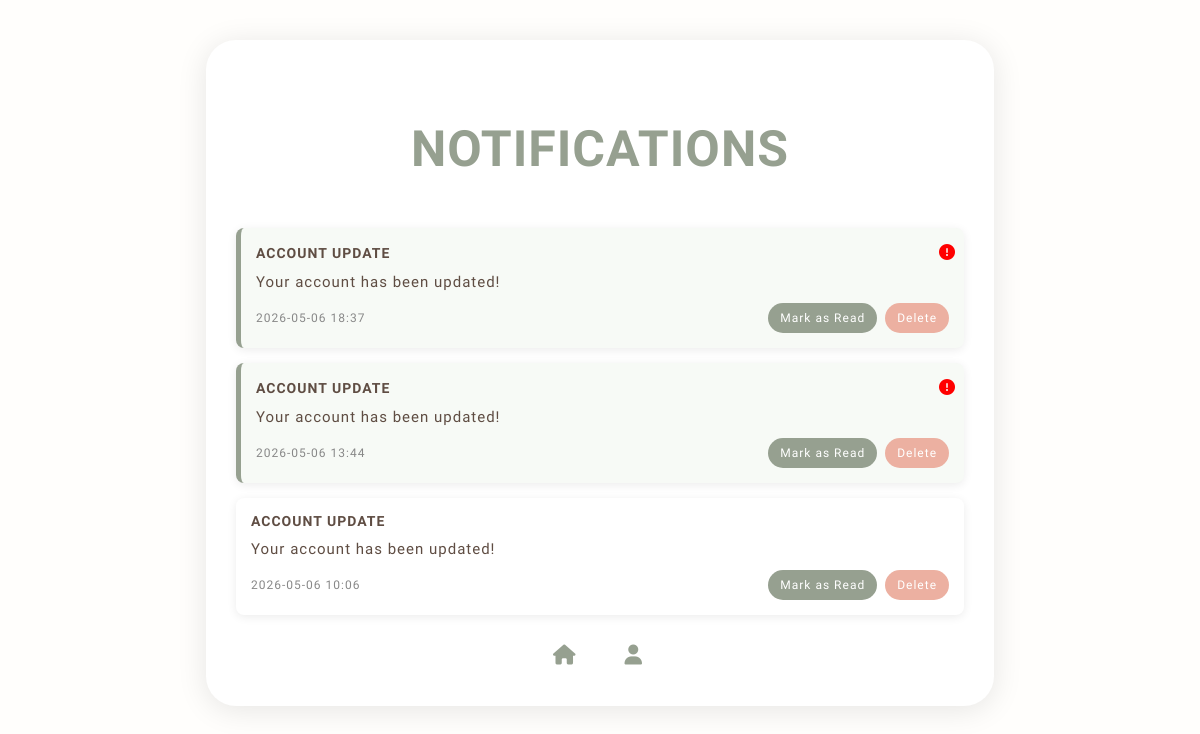
The page /notifications (signed in) on the database as committed earlier.
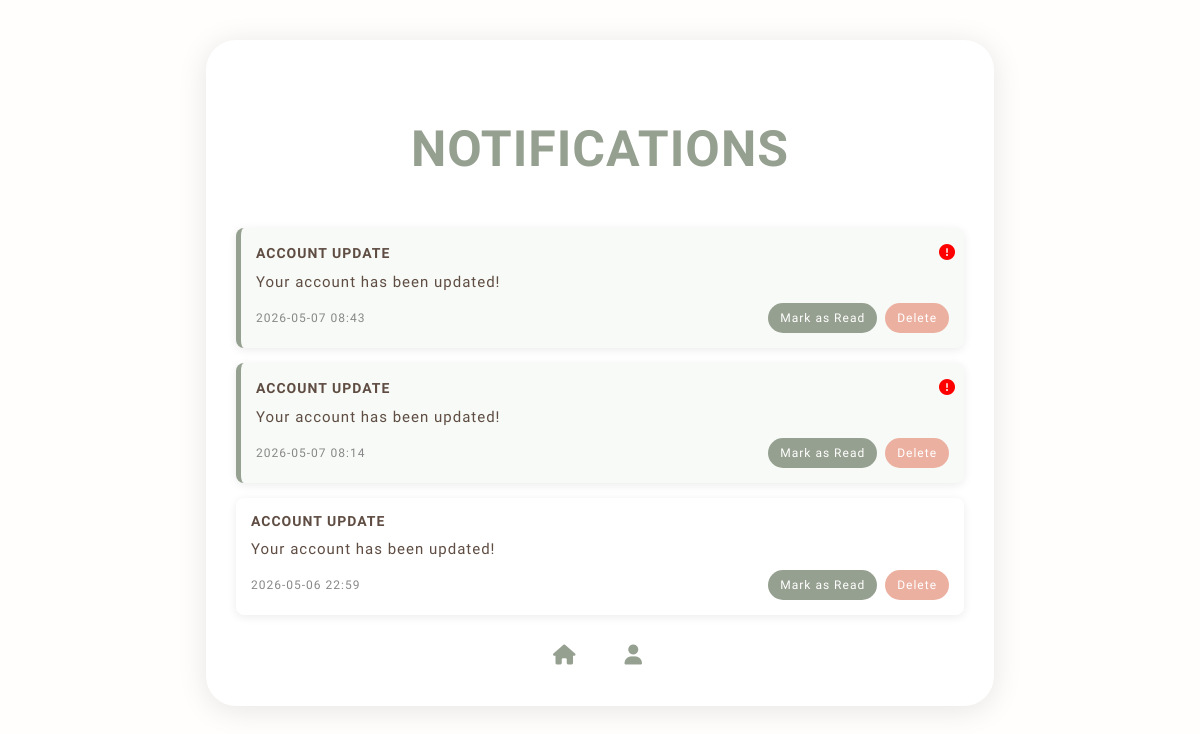
The same page on the database as committed later.
### models/Notifications.py (models this page shows, shortened)
class Notification(db.Model):
    __tablename__ = "Notifications"
    id                   = db.Column(db.Integer, primary_key=True)
    notification_id      = db.Column(db.String(45), unique=True, nullable=False)
    user_id              = db.Column(db.String(45), db.ForeignKey("users.user_id"), nullable=False)
    type                 = db.Column(db.Enum(NotificationType), nullable=False)
    message              = db.Column(db.String(320), nullable=False)
    sent_on              = db.Column(db.DateTime, default=utcnow)
    is_read              = db.Column(db.Boolean, default=False)
    user                = db.relationship("User", backref="notifications")

### app.py (the view)
@app.route('/notifications')
@login_required
def notifications():
    user_notifications = Notification.query.filter_by(user_id=current_user.user_id).order_by(Notification.sent_on.desc()).all()
    return render_template('notifications.html', user=current_user, notifications=user_notifications)

### app.py (called while the page is built)
@login_manager.user_loader
def load_user(user_id):
    return User.query.filter_by(user_id=user_id).first()

### templates/notifications.html (shortened to what this page needs)
<!DOCTYPE html>
<html lang="en">
<head>
    <link rel="stylesheet" href="https://cdnjs.cloudflare.com/ajax/libs/font-awesome/6.4.0/css/all.min.css">
</head>
<body>
<div class="container">
    <h1>Notifications</h1>
    {% if notifications %}
        <div class="notif-list">
            {% for n in notifications %}
            <div class = "notif-card {% if not n.is_read %}unread{% endif %}">
                <div class = "notif-header">
                    <span class = "notif-type">{{ n.type.value }}</span>
                    {% if not n.is_read %}
                        <span class="alert"><i class="fa-solid fa-circle-exclamation"></i></span>
                    {% endif %}
                </div>
                <div class="notif-message">
                    {{ n.message }}
                </div>
                <div class="notif-footer">
                    <span>
                        {{ n.sent_on.strftime('%Y-%m-%d %H:%M') if n.sent_on else '--' }}
                    </span>
                    <div class="notif-actions">
                        <form method="POST"
                              action="{{ url_for('mark_notification_as_read', notification_id=n.notification_id) }}">
                            <button class="small-btn">Mark as Read</button>
                        </form>
                        <form method="POST"
                              action="{{ url_for('delete_notification', notification_id=n.notification_id) }}">
                            <button class="small-btn danger">Delete</button>
                        </form>
                    </div>
                </div>
            </div>
            {% endfor %}
        </div>
    {% else %}
        <p class="empty">No notifications.</p>
    {% endif %}
    <div style="text-align:center;">
        <a href="{{ url_for('index') }}" class="btn"><i class="fa-solid fa-house"></i></a>
        <a href="{{ url_for('profile') }}" class="btn"><i class="fa-solid fa-user"></i></a>
    </div>
</div>
</body>
</html>

### templates/notifications.html (style rules this page uses)
body { font-family: 'Neuton', serif; background: #fffefc; color: var(--brown-2); margin: 0; padding: 40px; }
:root { --green: #96a090; --green-2: #838b7e; --light-green: #c5d862; --cream: #fffddd; --brown: #9a7c69; --pink: #ecb0a1; --gray: #79796f; --dark-cream: #c0bea8; --white: #fffefc; --brown-2: #5f4d43; --border-radius-s: 8px; --border-radius-m: 30px; --border-radius-circle: 50%; }
h1 { font-size: 50px; margin-top: 50px; margin-bottom: 50px; letter-spacing: 1px; color: var(--green); text-align: center; text-transform: uppercase; }
.container { width: 65%; margin: auto; background: white; padding: 30px; border-radius: var(--border-radius-m); box-shadow: 0 4px 30px rgba(0,0,0,0.1); }
.btn { display: inline-block; margin-top: 20px; padding: 10px 20px; text-decoration: none; }
.btn i { margin-right: 5px; color: var(--green); font-size: 20px; text-decoration: none; }
.notif-list { display: flex; flex-direction: column; gap: 15px; margin-top: 20px; }
.notif-card { background: #fff; padding: 15px; border-radius: var(--border-radius-s); box-shadow: 0 2px 10px rgba(0,0,0,0.08); transition: 0.3s ease; }
.notif-card.unread { border-left: 5px solid var(--green); background: #f7faf6; }
.notif-header { display: flex; justify-content: space-between; font-weight: bold; align-items: center; letter-spacing: 1px; }
.notif-type { text-transform: uppercase; font-size: 14px; }
.alert i { width: 10px; height: 10px; color: red; border-radius: var(--border-radius-circle); }
.notif-message { margin: 10px 0; font-size: 15px; line-height: 1.4; letter-spacing: 1px; }
.notif-footer { display: flex; justify-content: space-between; align-items: center; font-size: 12px; color: #888; letter-spacing: 1px; }
.notif-actions { display: flex; gap: 8px; }
.small-btn { display: flex; justify-content: center; align-items: center; padding: 5px 12px; border: none; border-radius: 20px; background: var(--green); color: white; cursor: pointer; font-size: 12px; font-family: 'Neuton', serif; letter-spacing: 1px; height: 30px; }
.small-btn.danger { background: var(--pink); }

Rows that differ between the two databases and show on the page:
removed Notification: type.value "ACCOUNT UPDATE", is_read False (drawn), message "Your account has been updated!", sent_on "2026-05-06 18:37"
removed Notification: type.value "ACCOUNT UPDATE", is_read False (drawn), message "Your account has been updated!", sent_on "2026-05-06 13:44"
removed Notification: type.value "ACCOUNT UPDATE", message "Your account has been updated!", sent_on "2026-05-06 10:06", is_read True (drawn)
added Notification: type.value "ACCOUNT UPDATE", is_read False (drawn), message "Your account has been updated!", sent_on "2026-05-07 08:43"
added Notification: type.value "ACCOUNT UPDATE", is_read False (drawn), message "Your account has been updated!", sent_on "2026-05-07 08:14"
added Notification: type.value "ACCOUNT UPDATE", message "Your account has been updated!", sent_on "2026-05-06 22:59", is_read True (drawn)
